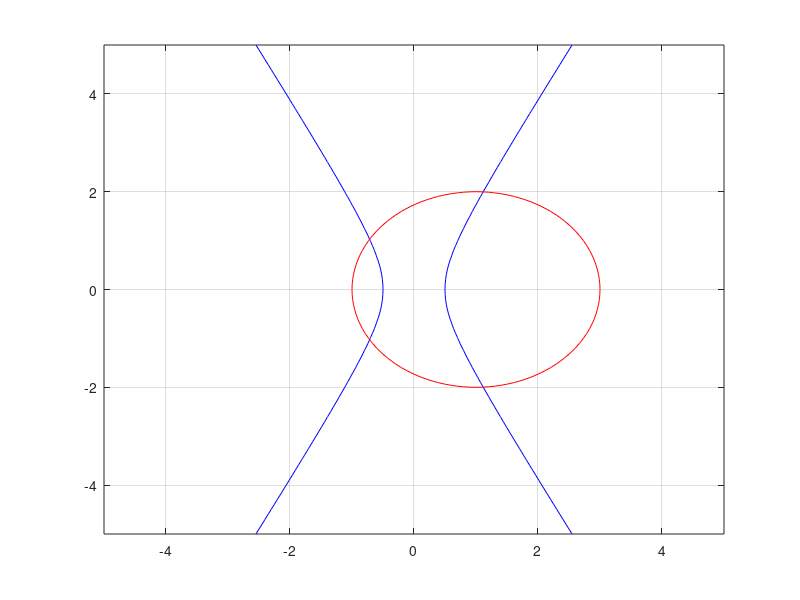

This chart was generated by the following MATLAB code: (Note: this script raises an error after producing the figure.)
%{
    Dado el sistema no lineal

    x = (8x - 4x^2 + y^2 + 1)/8
    y = (2x- x^2 + 4y - y^2 + 3)/4

%}

%% a)
%{
    Usando la aproximacion lineal (p0,q0) = (1.1, 2.0), calcule dos
    iteraciones a mano... la puta madre... mediante el esquema de punto
    fijo.


x1 = f(1.1, 2.0) = (8*1.1 - 4*1.1^2+2.0^2+1) /8         = 1.12
y1 = f(1.1, 2.0) = (2*1.1 - 1.1^2 + 4*2.0 - 2.0^2 +3)/4 = 2.2475

x2 = f(1.12, 2.2475) = (8*1.1 - 4*1.1^2+2.0^2+1) /8         = 1.24936328125
y2 = f(1.12, 2.2475) = (2*1.1 - 1.1^2 + 4*2.0 - 2.0^2 +3)/4 = 1.9807734375

Primera Iteración: (x1,y1) = (1.12, 2.2475)
Segunda Iteración: (x2,y2) = (1.24936328125, 1.9807734375)
%}

%% b) Realice lo mismo pero con PuntoFijo.m
%b) Definimos las generatrices y el punto inicial:

p0 = [1.2 2];
G11 = @(x,y) -4*x.^2 + y.^2 + 1;
G22 = @(x,y) 2*x - x.^2 - y.^2 + 3;

xx = -5:0.1:5;
yy = -5:0.1:5;
[X,Y] = meshgrid(xx,yy);
Z1 = G11(X,Y);
Z2 = G22(X,Y);
contour(X,Y,Z1,[0,0],'b'), hold on,
contour(X,Y,Z2,[0,0],'r'), grid on,



%c) Recordemos que [Pk,iter] = PuntoFijo(Fnom,P0,tol,itmax)
% donde
%   - Fnom: (string) función m-file que definen las  generarices (o
%   funciones que definen a las generatrices)
%   - P0: estimación inicial como vector fila (x_0,y_0)
%   - tol: tolerancia
%   - itmax: número iteraciones máximas

tol8 = 1e-5;
itmax8 = 50;
%G11 es un archivo externo .m

[Pk,iter] = PuntoFijo('G11',p0,tol8,itmax8);